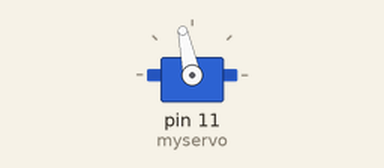
This sketch was run on a simulated Arduino Uno, built with avr-gcc and run on an emulated ATmega328P. Parts: servo.

Above: at 0.05 s.
At 4.0 s:
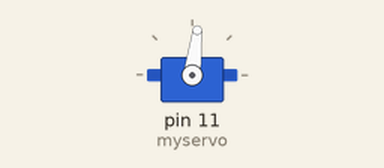
Timing chart, 0 to 5.2 s (numbered marks = the images above):
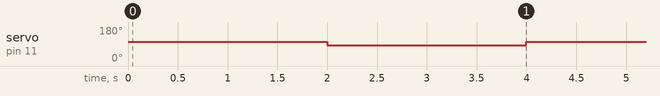

Measured:
- by itself, servo on pin 11 (myservo): alternates 102° for 2.0 s and 83° for 2.0 s

The sketch:

Waving_a_flag.ino
```cpp
#include <Servo.h>

Servo myservo;

int edasi = 1600;
int tagasi = 1400;

void setup() {

  myservo.attach(11);

  Serial.begin(9600);

}

void loop() {

 myservo.writeMicroseconds(1600);

 delay(2000);

 myservo.writeMicroseconds(1400);

 delay(2000);


}
```
